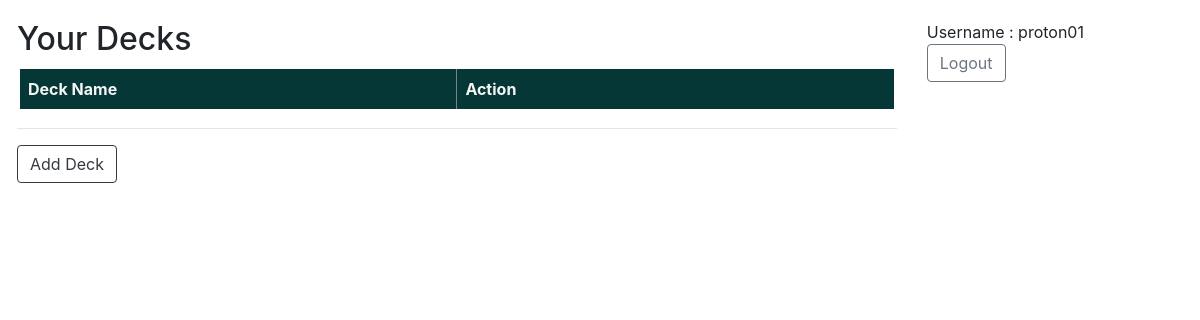
Page / (signed in) on the earlier database version.
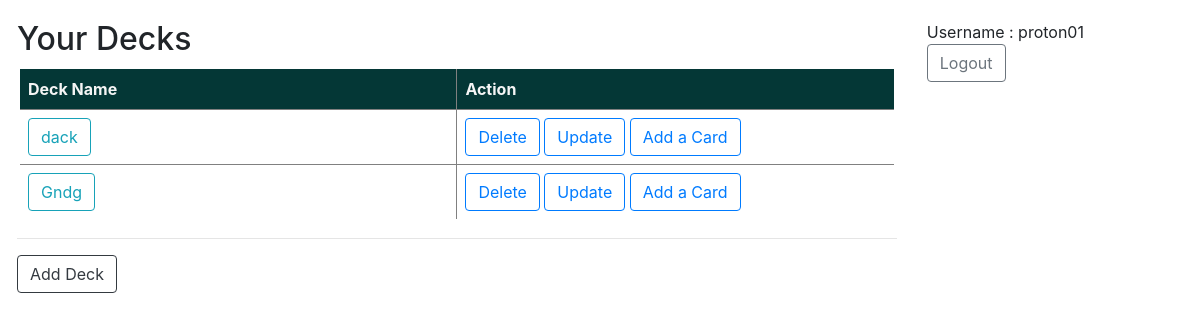
Same page on the later database version.
### tables this page shows
CREATE TABLE decks(
    deckid INTEGER PRIMARY KEY AUTOINCREMENT,
    username TEXT NOT NULL,
    deckname TEXT NOT NULL

);

### application/controllers.py (the view)
@app.route('/')
def index():
    username = session['username']
    conn=sqlite3.connect("project.db")
    cur=conn.cursor()
    query="""SELECT * from decks WHERE username = ?"""
    cur.execute(query,(username,))
    rows=cur.fetchall()
    return render_template('index.html',rows=rows, username = username)

### application/controllers.py (called while the page is built)
@app.before_request
def require_login():
    allowed_routes=['login','register']
    if request.endpoint not in allowed_routes and 'username' not in session:
        return redirect('/login')

### templates/index.html (shortened to what this page needs)
<!DOCTYPE html>
<html lang="en">
<head>
    <link rel="stylesheet" href="https://cdn.jsdelivr.net/npm/bootstrap@4.5.3/dist/css/bootstrap.min.css">
</head>
<body>
    <div class="row" style="margin-top:20px; margin-left:2px">
        <div class="col-9">
            <h2>Your Decks</h2>
            <table>
                <tr>
                    <th>Deck Name</th>
                    <th>Action</th>
                </tr>
                {% for row in rows %}
                <tr>
                    <td><a class="btn btn-outline-info" href="/review/{{row[2]}}">{{row[2]}}</a></td>
                    <td>
                        <a class="btn btn-outline-primary" href="/deletedeck/{{row[2]}}">Delete</a>
                        <a class="btn btn-outline-primary" href="/updatedeck/{{row[2]}}">Update</a>
                        <a class="btn btn-outline-primary" href="/addcard/{{row[2]}}">Add a Card</a>
                    </td>
                </tr>
                {% endfor %}
            </table>
            <hr>
            <a class="btn btn-outline-dark"href="/createdeck">Add Deck</a>
        </div>
        <div class="col-3">
            Username : {{username}}<br>
            <a class="btn btn-outline-secondary" href="/login">Logout</a>
        </div>
    </div>
</body>
</html>

### templates/index.html (style rules this page uses)
table { table-layout: fixed; width: 100%; border: 3px solid white; }
th { background: rgb(4, 55, 54);color: whitesmoke; }
th,td { padding: 8px;border: 1px solid grey; }

Differences in the rows shown:
now on this page (row edited): decks: deckname "dack"
added decks: deckname "Gndg"
